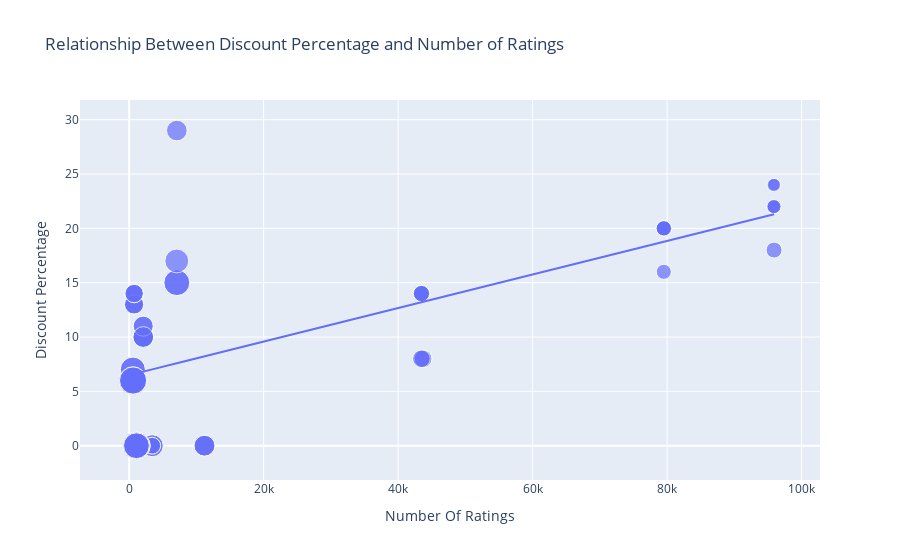

Notebook source saved alongside this figure:
### Markdown cell above
### Task-5: What are the relationship between the discount percentage and rating on flipkart?

### Code cell
figure = px.scatter(data_frame=apple, 
                        x='Number Of Ratings', 
                        y='Discount Percentage', 
                        size='Sale Price', 
                        trendline='ols',
                        title='Relationship Between Discount Percentage and Number of Ratings')

figure.show()

### Figure 1 — Plotly figure (JSON) as saved in the notebook; plotly's stock layout.template omitted (floating-point values rounded to 4 significant figures)
{"data": [{"hovertemplate": "Number Of Ratings=%{x}<br>Discount Percentage=%{y}<br>Sale Price=%{marker.size}<extra></extra>", "legendgroup": "", "marker": {"color": "#636efa", "size": [49900, 84900, 84900, 77000, 77000, 49900, 49900, 77000, 89900, 41999, 39999, 41999, 41999, 41999, 131900, 117100, 131900, 117100, 74999, 117900, 117100, 117900, 99900, 44999, 140900, 130900, 64900, 120900, 59900, 75900, 110900, 130900, 120900, 64900, 64900, 75900, 75900, 120900, 59900, 120900, 75900, 140900, 70900, 70900, 75900, 59900, 110900, 120900, 130900, 130900, 54999, 54999, 29999, 34999, 34999, 34999, 54999, 29999, 46999, 46999, 46999, 46999], "sizemode": "area", "sizeref": 352.2, "symbol": "circle"}, "mode": "markers", "name": "", "orientation": "v", "showlegend": false, "type": "scatter", "x": [3431, 3431, 3431, 11202, 11202, 3431, 3431, 11202, 1454, 79512, 79512, 79582, 79512, 79512, 1078, 1078, 1078, 1078, 7088, 7088, 1078, 7088, 7081, 95909, 542, 580, 740, 545, 740, 2101, 545, 580, 580, 730, 730, 2101, 2101, 580, 740, 580, 2092, 545, 2101, 2092, 2101, 740, 545, 580, 580, 580, 43707, 43707, 95807, 95909, 95807, 95909, 43470, 95909, 43470, 43470, 43470, 43470], "xaxis": "x", "y": [0, 0, 0, 0, 0, 0, 0, 0, 0, 20, 16, 20, 20, 20, 0, 0, 0, 0, 29, 15, 0, 15, 17, 18, 6, 6, 13, 6, 14, 10, 7, 6, 6, 13, 13, 10, 10, 6, 14, 6, 10, 6, 11, 11, 10, 14, 7, 6, 6, 6, 8, 8, 24, 22, 22, 22, 8, 24, 14, 14, 14, 14], "yaxis": "y"}, {"hovertemplate": "<b>OLS trendline</b><br>Discount Percentage = 0.000154292 * Number Of Ratings + 6.49233<br>R<sup>2</sup>=0.468988<br><br>Number Of Ratings=%{x}<br>Discount Percentage=%{y} <b>(trend)</b><extra></extra>", "legendgroup": "", "marker": {"color": "#636efa", "symbol": "circle"}, "mode": "lines", "name": "", "showlegend": false, "type": "scatter", "x": [542, 545, 545, 545, 545, 580, 580, 580, 580, 580, 580, 580, 580, 730, 730, 740, 740, 740, 740, 1078, 1078, 1078, 1078, 1078, 1454, 2092, 2092, 2101, 2101, 2101, 2101, 2101, 3431, 3431, 3431, 3431, 3431, 7081, 7088, 7088, 7088, 11202, 11202, 11202, 43470, 43470, 43470, 43470, 43470, 43707, 43707, 79512, 79512, 79512, 79512, 79582, 95807, 95807, 95909, 95909, 95909, 95909], "xaxis": "x", "y": [6.576, 6.576, 6.576, 6.576, 6.576, 6.582, 6.582, 6.582, 6.582, 6.582, 6.582, 6.582, 6.582, 6.605, 6.605, 6.607, 6.607, 6.607, 6.607, 6.659, 6.659, 6.659, 6.659, 6.659, 6.717, 6.815, 6.815, 6.816, 6.816, 6.816, 6.816, 6.816, 7.022, 7.022, 7.022, 7.022, 7.022, 7.585, 7.586, 7.586, 7.586, 8.221, 8.221, 8.221, 13.2, 13.2, 13.2, 13.2, 13.2, 13.24, 13.24, 18.76, 18.76, 18.76, 18.76, 18.77, 21.27, 21.27, 21.29, 21.29, 21.29, 21.29], "yaxis": "y"}], "layout": {"autosize": true, "legend": {"itemsizing": "constant", "tracegroupgap": 0}, "title": {"text": "Relationship Between Discount Percentage and Number of Ratings"}, "xaxis": {"anchor": "y", "autorange": true, "domain": [0, 1], "range": [-6750.0, 102400.0], "title": {"text": "Number Of Ratings"}, "type": "linear"}, "yaxis": {"anchor": "x", "autorange": true, "domain": [0, 1], "range": [-5.213, 33.41], "title": {"text": "Discount Percentage"}, "type": "linear"}}}
